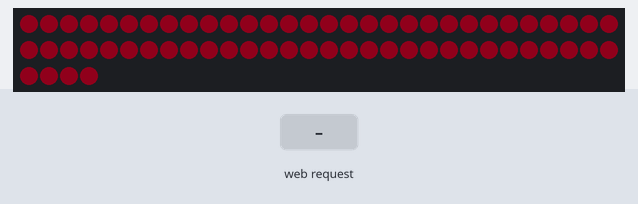
The sketch below on a simulated ESP8266 (NodeMCU). Parts: 64 RGB LEDs in strip order, left to right, continuing on the next row. The inputs (shaded band) are chosen by the test bench. Dim RGB values are drawn brighter than linear; WiFi joins after 1.5 s; servers stay silent unless stated; random numbers use the default seed unless the sketch sets one.

Above: at 14.7 s.
17.9 s: HTTP request GET /on received
At 19.1 s:
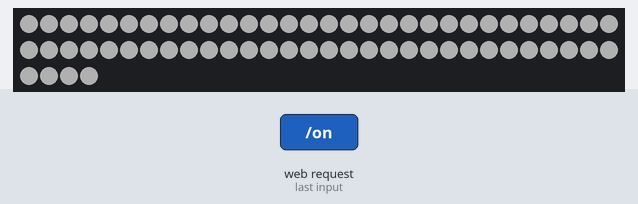
19.4 s: HTTP request GET /on?color=1&R=1&G=1 received
At 20.2 s:
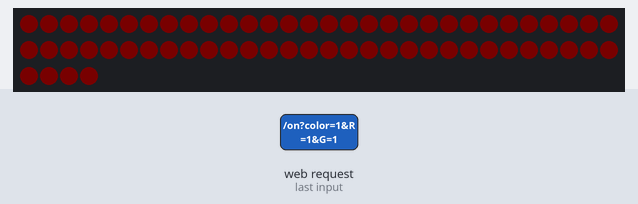
20.9 s: HTTP request GET /off received
At 21.4 s:
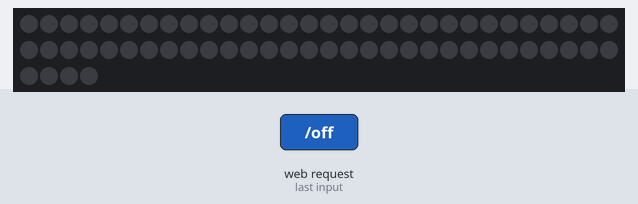
22.4 s: HTTP request GET /on?color=1 received
At 23.7 s:
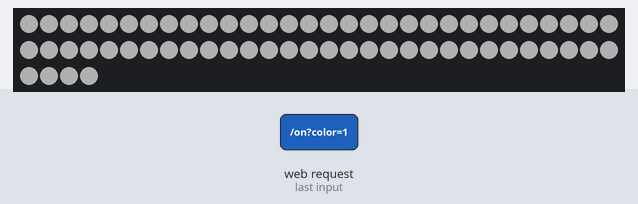
Timing chart, 0 to 24.9 s (numbered marks = the images above; inputs shaded):
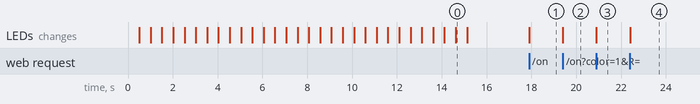

The sketch:

fw1_matrix.ino
```cpp
/* DIY Enlarger Color Head firmware for usage with Android Fadu darkroom timer app.
 *
 *
 *
 */
#include <ESP8266WiFi.h>
#include <ESP8266WebServer.h>
#include <ESP8266mDNS.h>
#include <Adafruit_NeoPixel.h>
#include <WiFiManager.h>
#include <DNSServer.h>
#define ledpin D2 // pin to led matrix.
#define ledCount 64 // led count
#define brightness 240 //max brightness for matrix


//#ifndef STASSID
//#define STASSID "ledEnlarger"
//#define STAPSK  "meopta123"
//#endif
int R;
int G;
int B;

IPAddress local_IP(192, 168, 4, 1);
IPAddress gateway(192, 168, 4, 5);
IPAddress subnet(255, 255, 255, 0);
//const char* ssid     = STASSID;
//const char* password = STAPSK;

ESP8266WebServer server(80);
Adafruit_NeoPixel matrix(ledCount, ledpin, NEO_GRB + NEO_KHZ800);

int colorValue(int percent) {
  if ((percent > 100) or (percent < 0)) {
    return 0;
  };
  return (int) round(2.54 * percent);
}

// ON-request handler
void handleOn() {
  server.send(200, "text/plain", "");
  if ( server.args() >= 3) {
    if (server.arg("color") == "1") {
      R = colorValue(server.arg("R").toInt());
      G = server.arg("G").toInt();
      B = server.arg("B").toInt();
      for (int i = 0; i < 8; i++) { // For each pixel in matrix..
        for (int j = 0; j < 8; j++) {
          if ((i + j * 8) % 3 == 0) {
            matrix.setPixelColor(j + 8 * i, R, G, B);
          }
          else {
            matrix.setPixelColor(i * 8 + j, R, 0, 0);
          };
        }

      }
    }
    else {
      R = colorValue(server.arg("R").toInt());
      G = colorValue(server.arg("G").toInt());
      B = colorValue(server.arg("B").toInt());
      matrix.fill(matrix.Color(R, G, B), 0, ledCount);
    }

  }
  else {
    matrix.fill(matrix.Color(60, 60, 60), 0, ledCount);

  }
  matrix.show();


}

//OFF-request handler
void handleOff() {
  server.send(200, "text/plain", "");
  matrix.clear();
  matrix.show();

}
// reset all wifi settings
void resetWifi() {
  server.send(200, "text/plain", "");
  WiFiManager wifiManager;
  wifiManager.resetSettings();
  ESP.reset();
}
//page for IP auto detection in android app
void locateApp() {
  server.send(202, "text/plain", "");
}


//Setup
void setup(void) {
  Serial.begin(115200);
  //matrix setup
  matrix.begin();
  matrix.setBrightness(brightness);
  matrix.show();
  //wifiManager.setAPStaticIPConfig(IPAddress(10, 0, 1, 1), IPAddress(10, 0, 1, 10), IPAddress(255, 255, 255, 0));


  //WiFiManager wifiManager;
  //wifiManager.resetSettings();

  //  wifi setrup
  //WiFi.mode(WIFI_STA);
  //WiFi.begin(ssid, password);

  WiFi.softAP("enlarger");
  WiFi.softAPConfig(local_IP, gateway, subnet);
  //  while (WiFi.softAPgetStationNum() < 1)
  for (int i = 0; i < 30; i++)
  {
    matrix.fill(matrix.Color(random(30), random(10), random(10)), 0, ledCount);
    matrix.show();
    delay(500);
    matrix.clear();
    matrix.show();
    if (WiFi.softAPgetStationNum()) {
      break;
    }
  }
  if (WiFi.softAPgetStationNum() == 0)
  {
    WiFiManager wifiManager;
    wifiManager.autoConnect("enlarger");
  }


  WiFi.hostname("enlarger");
  MDNS.begin("enlarger");
  //server handlers
  server.on("/on", handleOn);
  server.on("/off", handleOff);
  server.on("/reset", resetWifi);
  server.on("/locate", locateApp);
  server.begin();


}

void loop(void) {
  server.handleClient();
  MDNS.update();
}
```

Measured:
- after the input at 17.9 s, the LEDs: change at once (image 1)
- after the input at 19.4 s, the LEDs: change at once (image 2)
- after the input at 20.9 s, the LEDs: change at once (image 3)
- after the input at 22.4 s, the LEDs: change at once (image 4)
- what the display in image 0 shows lasts 0.5 s, from 14.6 s to 15.1 s
